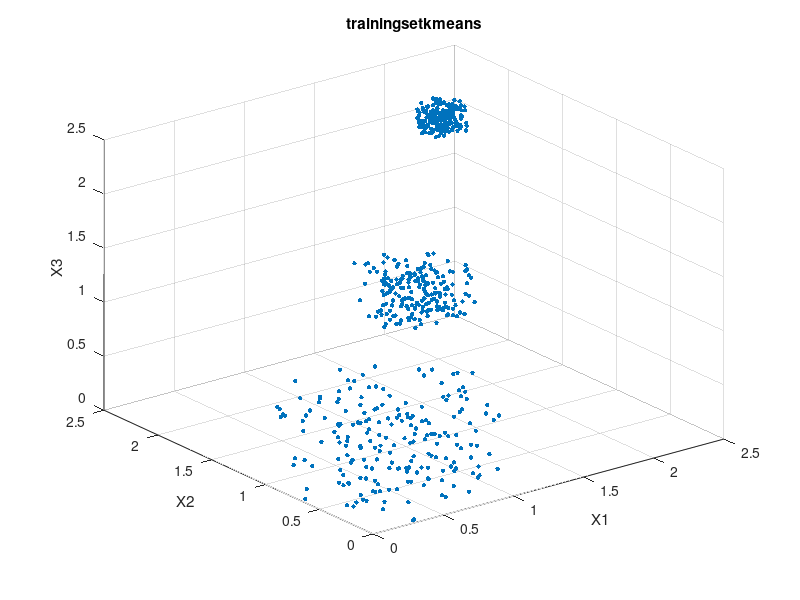
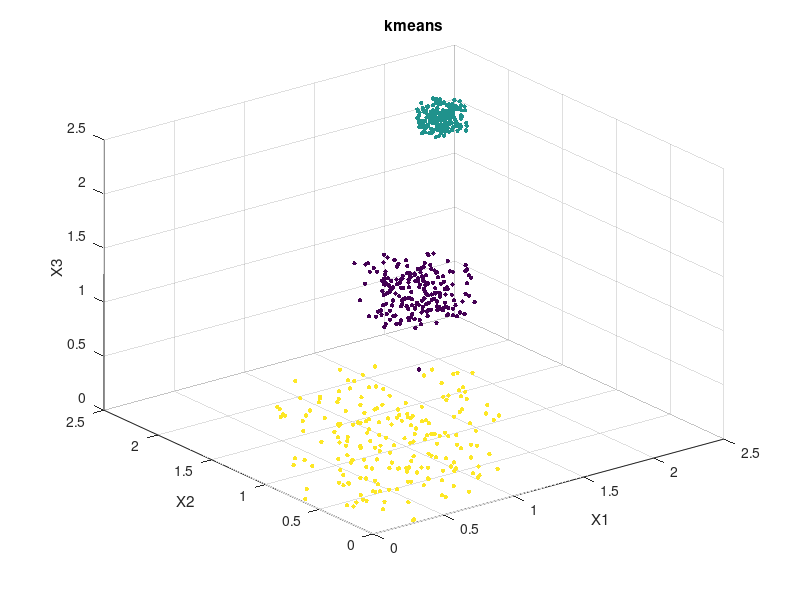
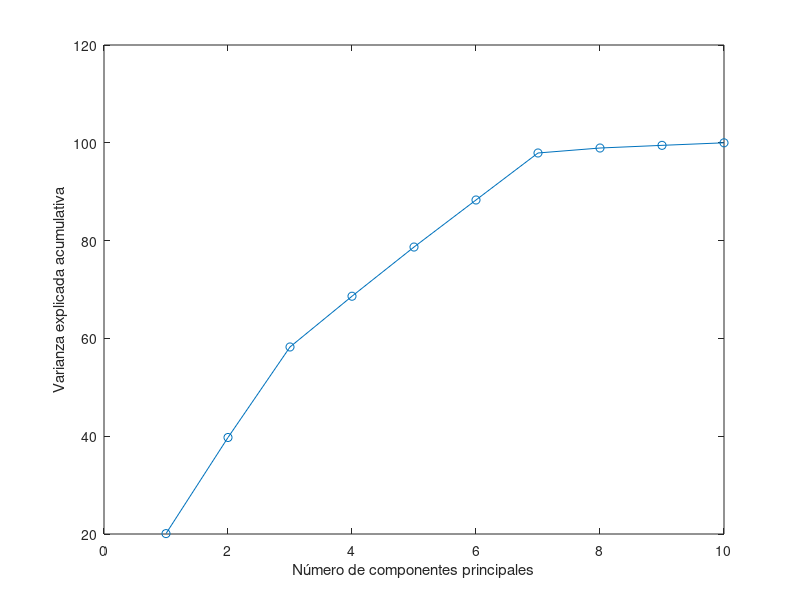
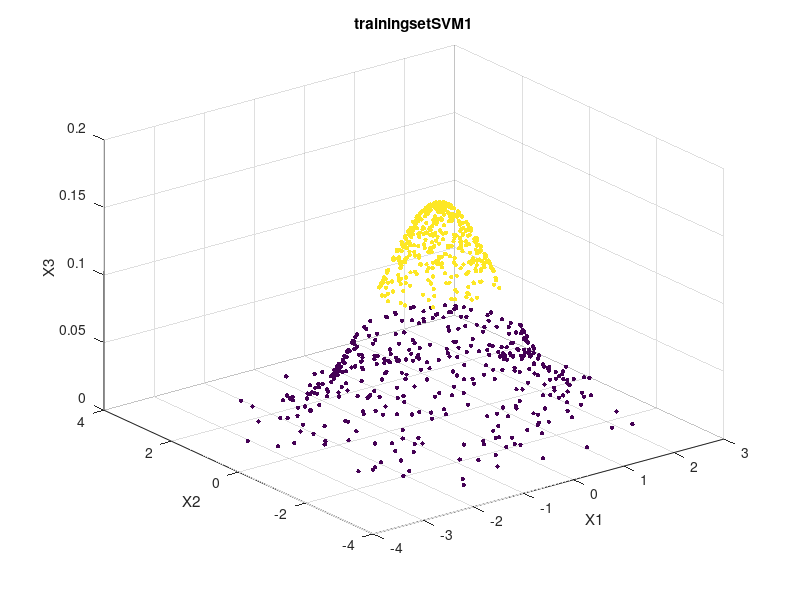

The MATLAB script that drew these images, in order:
clc;
clearvars;
close all;

load('trainingsetkmeans.mat');
figure;
scatter3(X(:, 1), X(:, 2), X(:, 3), 10, 'filled');
title('trainingsetkmeans');
xlabel('X1');
ylabel('X2');
zlabel('X3');

num_grupos=3;
[idx, C] = kmeans(X, num_grupos);

figure;
scatter3(X(:, 1), X(:, 2), X(:, 3), 10, idx, 'filled');
title('kmeans');
xlabel('X1');
ylabel('X2');
zlabel('X3');

%=======================
load('trainingsetPCA.mat');
X_norm = zscore(X);
[coeff, score, latent, ~, explained] = pca(X_norm);
cumulative_explained = cumsum(explained);
figure;
plot(cumulative_explained, 'o-');
xlabel('Número de componentes principales');
ylabel('Varianza explicada acumulativa');
num_components = 7
X_reduced = score(:, 1:num_components);

%==========================
load('trainingsetSVM1.mat');
figure;
scatter3(X(:, 1), X(:, 2), X(:, 3), 10, Y, 'filled');
title('trainingsetSVM1');
xlabel('X1');
ylabel('X2');
zlabel('X3');
modelo_svm = fitcsvm(X, Y, 'KernelFunction', 'linear');
predicciones = predict(modelo_svm, X);

figure;
scatter3(X(:, 1), X(:, 2), X(:, 3), 10, predicciones, 'filled');
title('SVM1');
xlabel('X1');
ylabel('X2');
zlabel('X3');

load('trainingsetSVM2.mat');

figure;
scatter3(X(:, 1), X(:, 2), X(:, 3), 10, Y, 'filled');
title('trainingsetSVM2');
xlabel('X1');
ylabel('X2');
zlabel('X3');
modelo_svm = fitcsvm(X, Y, 'KernelFunction', 'linear');
predicciones = predict(modelo_svm, X);
num_errores = sum(predicciones ~= Y);
disp(['Número de errores en la predicción: ', num2str(num_errores)]);
disp(['Tasa de error: ', num2str(num_errores/length(Y))]);

figure;
scatter3(X(:, 1), X(:, 2), X(:, 3), 10, predicciones, 'filled');
title('SVM2');
xlabel('X1');
ylabel('X2');
zlabel('X3');

grado_polinomio = 7;
modelo_svm = fitcsvm(X, Y, 'KernelFunction', 'polynomial', 'PolynomialOrder', grado_polinomio, 'Standardize',true);
predicciones = predict(modelo_svm, X);
num_errores = sum(predicciones ~= Y);

disp(['Grado del polinomio: ', num2str(grado_polinomio)]);
disp(['Número de errores en la predicción: ', num2str(num_errores)]);

figure;
scatter3(X(:, 1), X(:, 2), X(:, 3), 10, predicciones, 'filled');
title('SVM2 polinomio');
xlabel('X1');
ylabel('X2');
zlabel('X3');